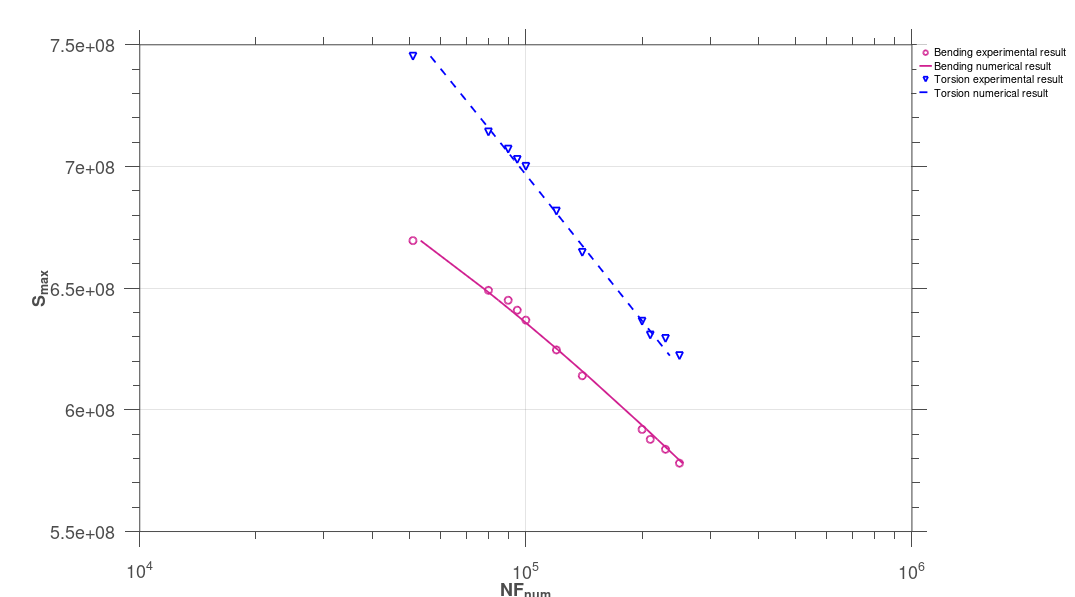

Write MATLAB code to recreate this figure. (Note: this script raises an error after producing the figure.)
clc;
clear;
close all;
% steel 30 NCD 16 data from Jabbado thesis
%-------------------------------------------------bending--------------------------------
y=1080e6;
k=1e9;
E=191e9;
nu=0.3;                     %poisson's ratio
a=0.1;
W0=44e9;
lam=0.85;
b=1.85;
fb=b;
m=0;%mean tension
%---------------a b correspond to high and low bounds of cyclic load, 1 2
%correspond to  different parameters comparison------------------
NFben=[51000 80000 90000 95000 100000 120000 140000 200000 210000 230000 250000] ;
stressben=[8.2e8 7.95e8 7.9e8 7.85e8 7.8e8 7.65e8 7.52e8 7.25e8 7.20e8 7.15e8 7.08e8];%to get Smaxben
n=1;
while n<length(stressben)+1
hydromax=1/3*sum(stressben(n)+m +0+0);
hydromin=1/3*sum(-stressben(n)+m +0+0);
hydromean=1/2*sqrt(hydromax^2+hydromin^2);
devmax=[stressben(n)+m 0 0 ;0 0  0 ;0 0 0 ]-hydromax*eye(3);
devmin=[-stressben(n)+m 0 0 ;0 0 0 ;0 0 0 ]-hydromin*eye(3);
devmean=1/2*(norm(devmax,'fro')+norm(devmin,'fro'));
Smaxben_m(n)=norm(devmean,'fro');
%--------to get average smin--------
yield_min=y-lam.*hydromax;
Smaxbenmax(n)=norm(devmax,'fro');
sminmin(n)=yield_min.*Smaxbenmax(n).^-1;

yield_max=y-lam.*hydromin;
Smaxbenmin(n)=norm(devmin,'fro');
sminmax(n)=yield_max.*Smaxbenmin(n).^-1;

yield_m(n)=(yield_min+yield_max)/2;
alphamax(n)=(1-a.*(sminmax(n)-1).^-fb);
alphamin(n)=(1-a.*(sminmin(n)-1).^-fb);
alpben_m(n)=(alphamax(n)+alphamin(n))/2;

n=n+1;
end
%control lam to make min(sminmin)>1
min(sminmin)
%--------use average smin to get NF--------
NFben_num=(1-alpben_m).^-1*W0*E*(E+k*nu)*b*(b+1)*((4*(E-k)*(1+nu)*(b-1)))^-1.*yield_m.^(b-1).*Smaxben_m.^(-b-1);

%-------------------------------------------------torsion--------------------------------
NFtor=NFben;
stresstor=[5.27e8 5.05e8 5e8 4.97e8 4.95e8 4.82e8 4.7e8 4.5e8 4.46e8 4.45e8 4.4e8];%to get Smaxtor
n=1;
while n<length(stresstor)+1
hydromax=1/3*sum(m +0+0);
hydromin=1/3*sum(m +0+0);
hydromean=1/2*sqrt(hydromax^2+hydromin^2);
devmax=[m stresstor(n) 0 ;stresstor(n) 0  0 ;0 0 0 ]-hydromax*eye(3);
devmin=[m stresstor(n) 0 ;stresstor(n) 0 0 ;0 0 0 ]-hydromin*eye(3);
devmean=1/2*(norm(devmax,'fro')+norm(devmin,'fro'));
Smaxtor_m(n)=norm(devmean,'fro');
%--------to get average smin--------
yield_min=y-lam.*hydromax;
Smaxtormax(n)=norm(devmax,'fro');
sminmin(n)=yield_min.*Smaxtormax(n).^-1;

yield_max=y-lam.*hydromin;
Smaxtormin(n)=norm(devmin,'fro');
sminmax(n)=yield_max.*Smaxtormin(n).^-1;

yieldtor_m(n)=(yield_min+yield_max)/2;
alphamax(n)=(1-a.*(sminmax(n)-1).^-fb);
alphamin(n)=(1-a.*(sminmin(n)-1).^-fb);
alptor_m(n)=(alphamax(n)+alphamin(n))/2;

n=n+1;
end
%control lam to make min(sminmin)>1
min(sminmin)
%--------use average smin to get NF--------
NFtor_num=(1-alptor_m).^-1*W0*E*(E+k*nu)*b*(b+1)*((4*(E-k)*(1+nu)*(b-1)))^-1.*yieldtor_m.^(b-1).*Smaxtor_m.^(-b-1);


figure(1);
ben_exp=semilogx(NFben,Smaxben_m,'o','MarkerSize',12,'LineWidth', 3,'MarkerEdgeColor',[208 32 144]/255, 'MarkerFaceColor','none');
hold on;
tor_exp=semilogx(NFtor,Smaxtor_m,'v','MarkerSize',12,'LineWidth', 3,'MarkerEdgeColor','b', 'MarkerFaceColor','none');
ben_num=semilogx(NFben_num,Smaxben_m,'-','color',[208 32 144]/255,'LineWidth', 3);
tor_num=semilogx(NFtor_num,Smaxtor_m,'--b','LineWidth', 3);
set(gca ,'FontSize',30);
hXLabel = xlabel('NF_{num}','Fontsize',30, 'FontWeight' , 'bold');
hYLabel = ylabel('S_{max}','Fontsize',30, 'FontWeight' , 'bold');
hLegend=legend([ben_exp,ben_num,tor_exp,tor_num],...
    'Bending experimental result','Bending numerical result',...
    'Torsion experimental result','Torsion numerical result','location','bestoutside');
set(hLegend, 'FontSize', 18);
set(hLegend,'Box','on');
set(hLegend,'EdgeColor',[1 1 1]); %set the edge colour of the legend to white 
% Adjust font
set(gca, 'FontName', 'Helvetica')
% Adjust axes properties
set(gca, 'Box', 'on', 'TickDir', 'out', 'TickLength', [.02 .02], ...
    'XMinorTick', 'on', 'YMinorTick', 'on', 'YGrid', 'on', 'XGrid', 'on',...
    'XColor', [.3 .3 .3], 'YColor', [.3 .3 .3], ...
    'LineWidth', 1)
set(gcf,'color','w'); %set figure background transparent
set(gca,'color','w'); %set axis transparent
% Maximize print figure
set(gcf,'outerposition',get(0,'screensize'));
set(gcf, 'PaperPositionMode', 'manual');
set(gcf, 'PaperUnits', 'points'); %[ {inches} | centimeters | normalized | points ]
set(gcf, 'PaperPosition', [0 0 1800 1000]); %set(gcf,'PaperPosition',[left,bottom,width,height])

%% 
figure(2);
err_ben = loglog(NFben,NFben_num,'o','MarkerSize',12,'LineWidth', 3,'MarkerEdgeColor',[208 32 144]/255, 'MarkerFaceColor','none');
hold on;
err_tor = loglog(NFtor,NFtor_num,'v','MarkerSize',12,'LineWidth', 3,'MarkerEdgeColor','b', 'MarkerFaceColor','none');
set(gca ,'FontSize',30);
hXLabel = xlabel('NF_{exp}','Fontsize',30, 'FontWeight' , 'bold');
hYLabel = ylabel('NF_{num}','Fontsize',30, 'FontWeight' , 'bold');
x=1e4:1000:1e8;
y0=x;
hold on;
py0=loglog(x,y0,'k','LineWidth',3);
y1=2.*x;
y2=0.5.*x;
py1=loglog(x,y1, '--k','LineWidth',3);
py2=loglog(x,y2, '--k','LineWidth',3);
axis equal;
axis([1e4 1e6 1e4 1e6]);
set(gca,'xtick',[1e4 1e5 1e6]); 
set(gca,'ytick',[1e4 1e5 1e6]); 
hLegend=legend([err_ben,err_tor],...
    'Bending test on 30NCD16(R=-1)','Torsion test on 30NCD16(R=-1)',...
   'location','bestoutside');
set(hLegend, 'FontSize', 18);
set(hLegend,'Box','on');
set(hLegend,'EdgeColor',[1 1 1]); %set the edge colour of the legend to white 
% Adjust font
set(gca, 'FontName', 'Helvetica')
% Adjust axes properties
set(gca, 'Box', 'on', 'TickDir', 'out', 'TickLength', [.02 .02], ...
    'XMinorTick', 'on', 'YMinorTick', 'on', 'YGrid', 'on', 'XGrid', 'on',...
    'XColor', [.3 .3 .3], 'YColor', [.3 .3 .3], ...
    'LineWidth', 1)
set(gcf,'color','w'); %set figure background transparent
set(gca,'color','w'); %set axis transparent
% Maximize print figure
set(gcf,'outerposition',get(0,'screensize'));
set(gcf, 'PaperPositionMode', 'manual');
set(gcf, 'PaperUnits', 'points'); %[ {inches} | centimeters | normalized | points ]
set(gcf, 'PaperPosition', [0 0 1800 1000]); %set(gcf,'PaperPosition',[left,bottom,width,height])
figure(1);
saveas(gcf,'F:\Git\Anew\figures\bt1D_30NCD16_sn.png');
figure(2);
saveas(gcf,'F:\Git\Anew\figures\bt1D_30NCD16_err1.png');

sp=actxserver('SAPI.SpVoice');
sp.Speak('done done done');

% figure(3);
% plot(Smaxben,'b')
% hold on 
% plot(Smaxtor,'r')
